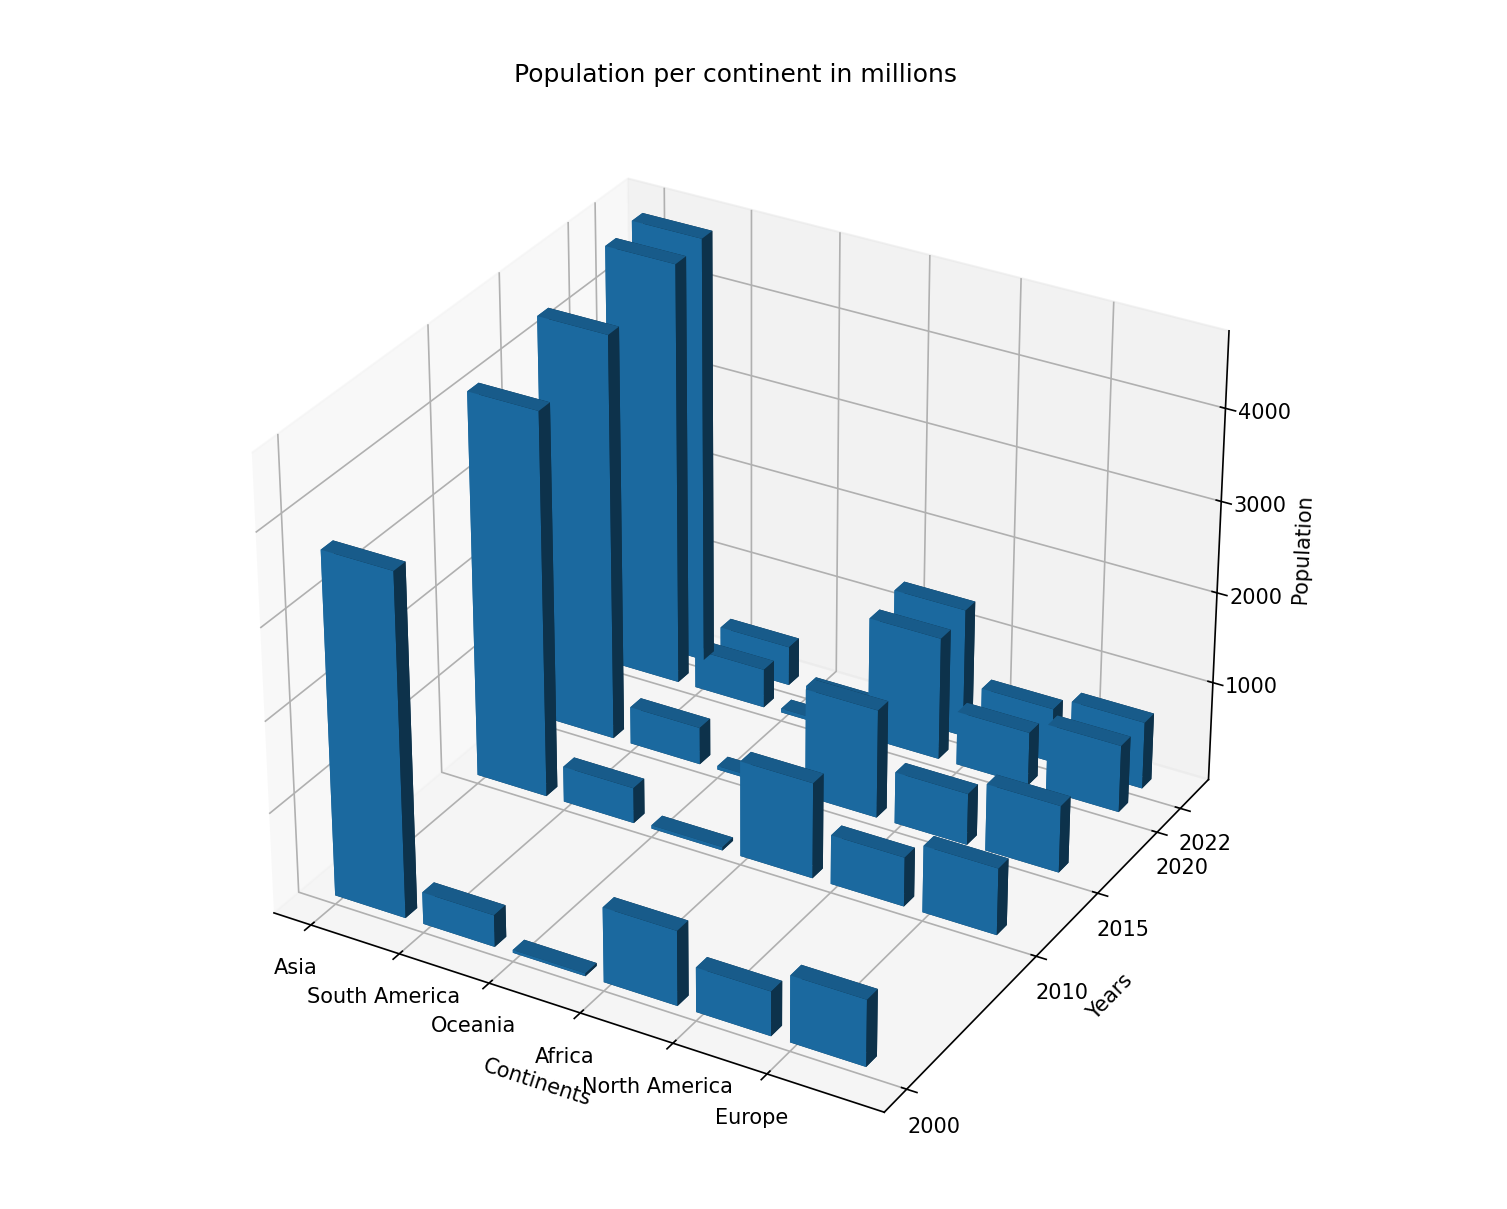

This chart was generated by the following Python code:
import matplotlib.pyplot as plt
from mpl_toolkits import mplot3d
import numpy as np
from ext_data import read_csv
from gen_data import codificar_data
from gen_data import grow_population

def grafico(x_data,y_data,z_data):
    fig = plt.figure()
    ax = fig.add_subplot(111, projection='3d')

    x_pos = np.array(x_data)
    y_pos = np.array(y_data)
    x_pos, y_pos = np.meshgrid(x_pos, y_pos,indexing="ij")
    z_pos = np.zeros_like(x_pos)
    z = np.array(z_data)

    ax.set_xlabel('Continents')
    ax.set_ylabel('Years')
    ax.set_zlabel('Population')
    ax.set_title('Population per continent in millions')
    ax.set(xticks=x_data, xticklabels=['Asia','South America','Oceania','Africa','North America','Europe'], yticks=y_data, yticklabels=['2000','2010','2015','2020','2022'],zticks=[1000,2000,3000,4000,5000], zticklabels=['1000','2000','3000','4000','5000']) 
    ax.bar3d(x_pos.flatten(), y_pos.flatten(), z_pos.flatten(), 0.8, 0.8, z.flatten(), shade=True)
    plt.show()


if __name__ == '__main__':
  data_user = read_csv('./proyecto2/data.csv')
  cod_continents, cod_years, cod_data_user  = codificar_data(data_user)
  x_data,y_data,z_data = grow_population(cod_continents, cod_years, cod_data_user)
  grafico(x_data,y_data,z_data)
